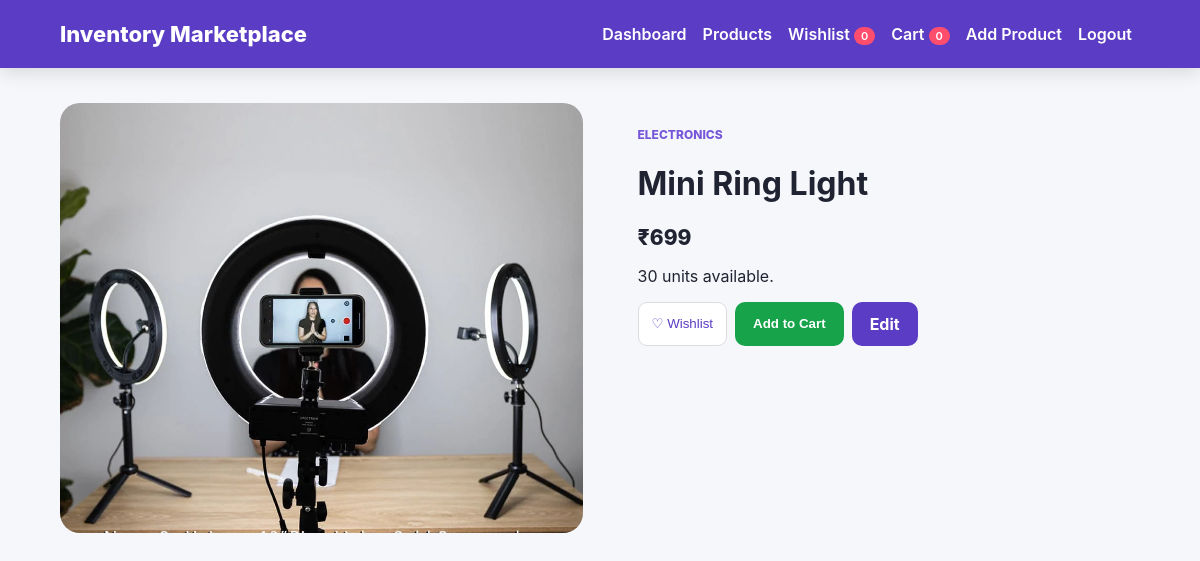
The app's page /product/9 (signed in) with its own data.
### app.py (models this page shows)
class Product(db.Model):
    id = db.Column(db.Integer, primary_key=True)
    product_name = db.Column(db.String(150), nullable=False)
    category = db.Column(db.String(80), nullable=False)
    price = db.Column(db.Float, nullable=False)
    quantity = db.Column(db.Integer, nullable=False)
    image = db.Column(db.String(255))

### app.py (the view)
@app.route("/product/<int:id>")
@login_required
def details(id):
    return render_template("details.html", product=Product.query.get_or_404(id))

### app.py (called while the page is built)
@login_manager.user_loader
def load_user(user_id):
    return db.session.get(User, int(user_id))

def is_admin():
    if not current_user.is_authenticated:
        return False
    first = User.query.order_by(User.id.asc()).first()
    return bool(first and first.id == current_user.id)

@app.context_processor
def globals():
    return {"admin_user": is_admin()}

### templates/details.html (shortened to what this page needs)
<!doctype html><html><head><link rel="stylesheet" href="{{ url_for('static',filename='css/style.css') }}"></head><body>
<nav><div class="logo">Inventory Marketplace</div>
<div class="nav"><a href="/">Dashboard</a><a href="/products">Products</a><a href="/wishlist">Wishlist <span class="badge" data-wishlist-count>0</span></a><a href="/cart">Cart <span class="badge" data-cart-count>0</span></a>{% if admin_user %}<a href="/add-product">Add Product</a>{% endif %}<a href="/logout">Logout</a></div></nav>
<main class="container">{% with messages=get_flashed_messages(with_categories=true) %}{% for category,msg in messages %}<div class="flash {{category}}">{{msg}}</div>{% endfor %}{% endwith %}
<div class="detail"><img src="{{ url_for('static',filename='uploads/'+product.image) }}" alt="{{product.product_name}}" onerror="this.src='https://placehold.co/800x600?text=Product'"><div class="detailbox"><span class="category">{{product.category}}</span><h1>{{product.product_name}}</h1><div class="price">₹{{"{:,.0f}".format(product.price)}}</div><p>{{product.quantity}} units available.</p><div class="actions"><button class="heart" data-id="{{product.id}}" onclick="wish({{product.id}},this)">♡ Wishlist</button><button class="btn green" onclick="cart({{product.id}})">Add to Cart</button>{% if admin_user %}<a class="btn" href="/edit/{{product.id}}">Edit</a>{% endif %}</div></div></div>
</main><script src="{{ url_for('static',filename='js/app.js') }}"></script></body></html>

### static/css/style.css (style rules this page uses)
* { box-sizing:border-box }
body { margin:0;font-family:Inter,Arial,sans-serif;background:#f6f7fb;color:#202331 }
nav { height:68px;background:#5b3cc4;color:#fff;display:flex;align-items:center;padding:0 5%;gap:24px;box-shadow:0 4px 18px #0002 }
.logo { font-size:22px;font-weight:800;margin-right:auto }
.nav a { color:white;text-decoration:none;font-weight:600;margin:0 8px }
.badge { background:#ff4d6d;border-radius:20px;padding:2px 7px;font-size:11px }
.container { width:90%;max-width:1200px;margin:35px auto }
.btn { border:0;background:#5b3cc4;color:white;padding:12px 18px;border-radius:10px;text-decoration:none;cursor:pointer;font-weight:700 }
.btn.green { background:#16a34a }
.category { font-size:12px;color:#7657d9;font-weight:800;text-transform:uppercase }
.price { font-size:21px;font-weight:800;margin:8px 0 }
.actions { display:flex;gap:8px;flex-wrap:wrap;margin-top:14px }
.heart { background:#fff;border:1px solid #ddd;color:#5b3cc4;padding:10px 13px;border-radius:9px;cursor:pointer }
.detail { display:grid;grid-template-columns:1fr 1fr;gap:35px }
.detail img { width:100%;height:430px;object-fit:cover;border-radius:20px;background:#eee }
.detailbox { padding:20px }

### records on screen
Product: image (picture), category "ELECTRONICS", product_name "Mini Ring Light", price "699", quantity "30"
